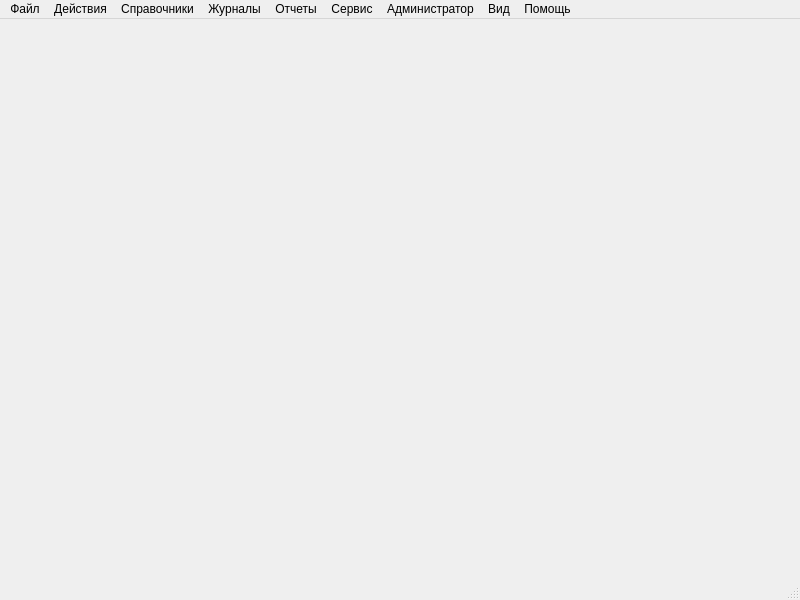
<?xml version="1.0" encoding="UTF-8"?>
<ui version="4.0">
 <class>uiMainWindow</class>
 <widget class="QMainWindow" name="uiMainWindow">
  <property name="geometry">
   <rect>
    <x>0</x>
    <y>0</y>
    <width>800</width>
    <height>600</height>
   </rect>
  </property>
  <property name="windowTitle">
   <string>MainWindow</string>
  </property>
  <property name="windowIcon">
   <iconset resource="resources.qrc">
    <normaloff>:/icons/icons/icon.ico</normaloff>:/icons/icons/icon.ico</iconset>
  </property>
  <widget class="QWidget" name="centralwidget"/>
  <widget class="QMenuBar" name="menubar">
   <property name="geometry">
    <rect>
     <x>0</x>
     <y>0</y>
     <width>800</width>
     <height>21</height>
    </rect>
   </property>
   <property name="sizePolicy">
    <sizepolicy hsizetype="MinimumExpanding" vsizetype="Maximum">
     <horstretch>0</horstretch>
     <verstretch>50</verstretch>
    </sizepolicy>
   </property>
   <property name="baseSize">
    <size>
     <width>0</width>
     <height>50</height>
    </size>
   </property>
   <widget class="QMenu" name="menuDicts">
    <property name="title">
     <string>Справочники</string>
    </property>
    <addaction name="openPluList"/>
    <addaction name="separator"/>
    <addaction name="openAgentsList"/>
    <addaction name="actFirms"/>
    <addaction name="action_60"/>
    <addaction name="action_61"/>
    <addaction name="action_40"/>
    <addaction name="separator"/>
    <addaction name="actionPrice"/>
    <addaction name="action_5"/>
    <addaction name="separator"/>
    <addaction name="action_9"/>
    <addaction name="action_37"/>
    <addaction name="action_35"/>
    <addaction name="separator"/>
    <addaction name="action_49"/>
   </widget>
   <widget class="QMenu" name="menuRegs">
    <property name="title">
     <string>Журналы</string>
    </property>
    <addaction name="action_26"/>
    <addaction name="action_27"/>
    <addaction name="action_30"/>
    <addaction name="separator"/>
    <addaction name="action_33"/>
    <addaction name="action_8"/>
    <addaction name="separator"/>
    <addaction name="actSaleDocs"/>
    <addaction name="actInDocs"/>
    <addaction name="separator"/>
    <addaction name="action_12"/>
    <addaction name="action_34"/>
    <addaction name="separator"/>
   </widget>
   <widget class="QMenu" name="menuHelp">
    <property name="title">
     <string>Помощь</string>
    </property>
    <addaction name="action_11"/>
    <addaction name="action_10"/>
    <addaction name="separator"/>
    <addaction name="action_Chameleon"/>
   </widget>
   <widget class="QMenu" name="menuFile">
    <property name="title">
     <string>Файл</string>
    </property>
    <addaction name="action_3"/>
   </widget>
   <widget class="QMenu" name="menuActions">
    <property name="title">
     <string>Действия</string>
    </property>
    <addaction name="actionPrint"/>
    <addaction name="actionPrintPreview"/>
    <addaction name="actionExportExcel"/>
    <addaction name="actionExportHTML"/>
   </widget>
   <widget class="QMenu" name="menuWindow">
    <property name="title">
     <string>Вид</string>
    </property>
    <addaction name="actCloseWindow"/>
    <addaction name="actCloseAllWindows"/>
    <addaction name="actOrderWindow"/>
    <addaction name="separator"/>
    <addaction name="actNextWindow"/>
    <addaction name="actPrevWindow"/>
    <addaction name="separator"/>
   </widget>
   <widget class="QMenu" name="menu_2">
    <property name="title">
     <string>Отчеты</string>
    </property>
    <addaction name="repStore"/>
    <addaction name="action_64"/>
    <addaction name="action_65"/>
    <addaction name="action_18"/>
    <addaction name="action_67"/>
    <addaction name="separator"/>
    <addaction name="action_31"/>
    <addaction name="action_42"/>
    <addaction name="separator"/>
    <addaction name="action_52"/>
    <addaction name="action_41"/>
    <addaction name="action_62"/>
    <addaction name="action_63"/>
    <addaction name="action_55"/>
    <addaction name="action_56"/>
    <addaction name="action_58"/>
    <addaction name="action_54"/>
    <addaction name="separator"/>
    <addaction name="action_50"/>
    <addaction name="action_53"/>
    <addaction name="action_57"/>
   </widget>
   <widget class="QMenu" name="menu">
    <property name="title">
     <string>Администратор</string>
    </property>
    <addaction name="serviceActionFastfood"/>
    <addaction name="serviceActionRestaurant"/>
    <addaction name="action_51"/>
    <addaction name="action_59"/>
    <addaction name="separator"/>
    <addaction name="action_46"/>
    <addaction name="action_43"/>
    <addaction name="action_17"/>
    <addaction name="separator"/>
    <addaction name="action_44"/>
    <addaction name="action_45"/>
    <addaction name="separator"/>
    <addaction name="action"/>
    <addaction name="action_39"/>
    <addaction name="separator"/>
    <addaction name="action_70"/>
   </widget>
   <widget class="QMenu" name="menu_3">
    <property name="title">
     <string>Сервис</string>
    </property>
    <addaction name="action_20"/>
    <addaction name="action_22"/>
    <addaction name="action_24"/>
    <addaction name="separator"/>
    <addaction name="actConfig"/>
    <addaction name="action_36"/>
    <addaction name="action_23"/>
    <addaction name="separator"/>
    <addaction name="actionTest"/>
    <addaction name="actionLog"/>
    <addaction name="action_66"/>
    <addaction name="action_69"/>
    <addaction name="action_68"/>
   </widget>
   <addaction name="menuFile"/>
   <addaction name="menuActions"/>
   <addaction name="menuDicts"/>
   <addaction name="menuRegs"/>
   <addaction name="menu_2"/>
   <addaction name="menu_3"/>
   <addaction name="menu"/>
   <addaction name="menuWindow"/>
   <addaction name="menuHelp"/>
  </widget>
  <widget class="QStatusBar" name="statusbar"/>
  <action name="openPluList">
   <property name="text">
    <string>Товары</string>
   </property>
   <property name="shortcut">
    <string>Alt+W</string>
   </property>
   <property name="priority">
    <enum>QAction::HighPriority</enum>
   </property>
   <property name="newMdi" stdset="0">
    <string>/admin/dictPlu_list.ui</string>
   </property>
  </action>
  <action name="actSaleDocs">
   <property name="text">
    <string>Расходные накладные</string>
   </property>
   <property name="newMdi" stdset="0">
    <string>/admin/docs/doclist_unodoc.ui</string>
   </property>
   <property name="docType" stdset="0">
    <string>5</string>
   </property>
  </action>
  <action name="actInDocs">
   <property name="text">
    <string>Приходные накладные</string>
   </property>
   <property name="newMdi" stdset="0">
    <string>/admin/docs/doclist_unodoc.ui</string>
   </property>
   <property name="docType" stdset="0">
    <string>1</string>
   </property>
  </action>
  <action name="actCloseWindow">
   <property name="text">
    <string>Закрыть окно</string>
   </property>
  </action>
  <action name="actCloseAllWindows">
   <property name="text">
    <string>Закрыть все окна</string>
   </property>
  </action>
  <action name="actOrderWindow">
   <property name="text">
    <string>Упорядочить окна</string>
   </property>
  </action>
  <action name="actNextWindow">
   <property name="text">
    <string>Следующее</string>
   </property>
  </action>
  <action name="actPrevWindow">
   <property name="text">
    <string>Предыдущее</string>
   </property>
  </action>
  <action name="openAgentsList">
   <property name="text">
    <string>Контрагенты</string>
   </property>
   <property name="shortcut">
    <string>Alt+A</string>
   </property>
   <property name="newMdi" stdset="0">
    <string>/admin/dictAgents_list.ui</string>
   </property>
  </action>
  <action name="action_4">
   <property name="text">
    <string>Единицы измерения</string>
   </property>
   <property name="newMdi" stdset="0">
    <string>/admin/units.ui</string>
   </property>
  </action>
  <action name="action_5">
   <property name="enabled">
    <bool>false</bool>
   </property>
   <property name="text">
    <string>Валюты</string>
   </property>
   <property name="Hidden" stdset="0">
    <bool>true</bool>
   </property>
  </action>
  <action name="action_6">
   <property name="text">
    <string>Места хранения</string>
   </property>
  </action>
  <action name="actionPrice">
   <property name="enabled">
    <bool>true</bool>
   </property>
   <property name="text">
    <string>Прайс-листы</string>
   </property>
   <property name="shortcut">
    <string>Alt+P</string>
   </property>
   <property name="newMdi" stdset="0">
    <string>/admin/dictEdit.ui</string>
   </property>
   <property name="dict" stdset="0">
    <string>dictPrice</string>
   </property>
   <property name="dictName" stdset="0">
    <string>Прайс-листы</string>
   </property>
   <property name="filter" stdset="0">
    <string>parId=0</string>
   </property>
  </action>
  <action name="action_9">
   <property name="enabled">
    <bool>false</bool>
   </property>
   <property name="text">
    <string>Меню</string>
   </property>
   <property name="Hidden" stdset="0">
    <bool>true</bool>
   </property>
  </action>
  <action name="action_Chameleon">
   <property name="text">
    <string>О программе Chameleon</string>
   </property>
   <property name="newMdi" stdset="0">
    <string>/admin/about.ui</string>
   </property>
  </action>
  <action name="action_10">
   <property name="text">
    <string>Помощь бухгалтерия</string>
   </property>
   <property name="Hidden" stdset="0">
    <bool>true</bool>
   </property>
  </action>
  <action name="action_11">
   <property name="text">
    <string>Помощь фронт-офис</string>
   </property>
   <property name="Hidden" stdset="0">
    <bool>true</bool>
   </property>
  </action>
  <action name="action_13">
   <property name="text">
    <string>Перемещения</string>
   </property>
  </action>
  <action name="action_14">
   <property name="text">
    <string>Банковская выписка</string>
   </property>
  </action>
  <action name="serviceActionTest">
   <property name="text">
    <string>test</string>
   </property>
   <property name="shortcut">
    <string>Alt+T</string>
   </property>
   <property name="newMdi" stdset="0">
    <string>/admin/test.ui</string>
   </property>
  </action>
  <action name="actConfig">
   <property name="text">
    <string>Конфигурация</string>
   </property>
   <property name="newMdi" stdset="0">
    <string>/admin/config.ui</string>
   </property>
   <property name="Hidden" stdset="0">
    <bool>true</bool>
   </property>
  </action>
  <action name="serviceActionRestaurant">
   <property name="enabled">
    <bool>true</bool>
   </property>
   <property name="text">
    <string>Ресторан</string>
   </property>
   <property name="shortcut">
    <string>Alt+R</string>
   </property>
   <property name="newMdi" stdset="0">
    <string>/restaurant/restaurant.ui</string>
   </property>
   <property name="Hidden" stdset="0">
    <bool>true</bool>
   </property>
  </action>
  <action name="actFirms">
   <property name="text">
    <string>Фирмы</string>
   </property>
   <property name="newMdi" stdset="0">
    <string>/admin/dictEdit.ui</string>
   </property>
   <property name="dictName" stdset="0">
    <string>Фирмы</string>
   </property>
   <property name="dict" stdset="0">
    <string>dictFirms</string>
   </property>
  </action>
  <action name="repStore">
   <property name="text">
    <string>Остатки товаров на складе</string>
   </property>
   <property name="newMdi" stdset="0">
    <string>/admin/reports/rep_store.ui</string>
   </property>
   <property name="iconfile" stdset="0">
    <string>/admin/reports/rep_store.ui</string>
   </property>
  </action>
  <action name="action_3">
   <property name="checkable">
    <bool>true</bool>
   </property>
   <property name="text">
    <string>Выход</string>
   </property>
   <property name="newMdi" stdset="0">
    <string>/admin/exit.ui</string>
   </property>
  </action>
  <action name="serviceActionFastfood">
   <property name="enabled">
    <bool>true</bool>
   </property>
   <property name="text">
    <string>Фастфуд</string>
   </property>
   <property name="shortcut">
    <string>Alt+F</string>
   </property>
   <property name="newMdi" stdset="0">
    <string>/fastfood/fastfood.ui</string>
   </property>
   <property name="Hidden" stdset="0">
    <bool>false</bool>
   </property>
  </action>
  <action name="action_7">
   <property name="text">
    <string>Розничные продажи</string>
   </property>
  </action>
  <action name="action_12">
   <property name="text">
    <string>Розничные продажи</string>
   </property>
   <property name="newMdi" stdset="0">
    <string>/admin/docs/doclist_retail.ui</string>
   </property>
   <property name="docType" stdset="0">
    <string>4</string>
   </property>
  </action>
  <action name="action_8">
   <property name="text">
    <string>Платежные документы</string>
   </property>
   <property name="newMdi" stdset="0">
    <string>/admin/docs/doclist_pay.ui</string>
   </property>
   <property name="docType" stdset="0">
    <string>0</string>
   </property>
  </action>
  <action name="action_15">
   <property name="text">
    <string>Группы товаров в продаже</string>
   </property>
   <property name="newMdi" stdset="0">
    <string>/admin_pos/plugroupsinsale.ui</string>
   </property>
  </action>
  <action name="action_17">
   <property name="enabled">
    <bool>true</bool>
   </property>
   <property name="text">
    <string>Причины отказа от заказа</string>
   </property>
   <property name="newMdi" stdset="0">
    <string>/admin/dictEdit.ui</string>
   </property>
   <property name="dict" stdset="0">
    <string>dictSubkonto</string>
   </property>
   <property name="dictName" stdset="0">
    <string>Причины возвратов</string>
   </property>
   <property name="filter" stdset="0">
    <string>iddoctype='10'</string>
   </property>
  </action>
  <action name="action_18">
   <property name="text">
    <string>Движение товара по складу</string>
   </property>
   <property name="newMdi" stdset="0">
    <string>/admin/reports/rep_plumove.ui</string>
   </property>
  </action>
  <action name="action_19">
   <property name="text">
    <string>Движение товара</string>
   </property>
  </action>
  <action name="action_16">
   <property name="text">
    <string>Подсчет остатков</string>
   </property>
  </action>
  <action name="action_20">
   <property name="text">
    <string>Расчет итогов</string>
   </property>
   <property name="newMdi" stdset="0">
    <string>/admin/calcresults.ui</string>
   </property>
  </action>
  <action name="action_21">
   <property name="text">
    <string>Расшифровка движения товара</string>
   </property>
   <property name="newMdi" stdset="0">
    <string>/admin/reports/rep_plumove_wide.ui</string>
   </property>
  </action>
  <action name="action_22">
   <property name="text">
    <string>Закрыть период</string>
   </property>
   <property name="newMdi" stdset="0">
    <string>/admin/closeperiod.ui</string>
   </property>
   <property name="Hidden" stdset="0">
    <bool>true</bool>
   </property>
  </action>
  <action name="action_23">
   <property name="text">
    <string>Обслуживание Базы Данных</string>
   </property>
   <property name="newMdi" stdset="0">
    <string>/admin/dbservice.ui</string>
   </property>
  </action>
  <action name="action_24">
   <property name="text">
    <string>Открыть период</string>
   </property>
   <property name="newMdi" stdset="0">
    <string>/admin/periods.ui</string>
   </property>
   <property name="Hidden" stdset="0">
    <bool>true</bool>
   </property>
  </action>
  <action name="action_25">
   <property name="text">
    <string>Взаиморасчеты с клиентом</string>
   </property>
   <property name="newMdi" stdset="0">
    <string>/admin/reports/rep_agentmove.ui</string>
   </property>
  </action>
  <action name="action_28">
   <property name="text">
    <string>Счета-факутры</string>
   </property>
   <property name="newMdi" stdset="0">
    <string>/admin/docs/doclist_unodoc.ui</string>
   </property>
   <property name="docType" stdset="0">
    <string>15</string>
   </property>
  </action>
  <action name="action_29">
   <property name="text">
    <string>Ввод остатков</string>
   </property>
  </action>
  <action name="action_30">
   <property name="text">
    <string>Складские документы</string>
   </property>
   <property name="newMdi" stdset="0">
    <string>/admin/docs/doclist_store.ui</string>
   </property>
   <property name="docType" stdset="0">
    <string>3</string>
   </property>
  </action>
  <action name="action_26">
   <property name="text">
    <string>Документы поставщиков</string>
   </property>
   <property name="newMdi" stdset="0">
    <string>/admin/docs/doclist_agent.ui</string>
   </property>
   <property name="docType" stdset="0">
    <string>2</string>
   </property>
  </action>
  <action name="action_27">
   <property name="text">
    <string>Документы покупателей</string>
   </property>
   <property name="newMdi" stdset="0">
    <string>/admin/docs/doclist_agent.ui</string>
   </property>
   <property name="docType" stdset="0">
    <string>1</string>
   </property>
  </action>
  <action name="action_31">
   <property name="text">
    <string>Дебиторская задолженность</string>
   </property>
   <property name="newMdi" stdset="0">
    <string>/admin/reports/rep_deb.ui</string>
   </property>
  </action>
  <action name="action_32">
   <property name="text">
    <string>Администрирование</string>
   </property>
   <property name="newMdi" stdset="0">
    <string>/admin/admin.ui</string>
   </property>
  </action>
  <action name="action_33">
   <property name="text">
    <string>Работа со складом</string>
   </property>
   <property name="newMdi" stdset="0">
    <string>/admin/docs/doclist_paydocs.ui</string>
   </property>
   <property name="docType" stdset="0">
    <string>5</string>
   </property>
   <property name="Hidden" stdset="0">
    <bool>false</bool>
   </property>
  </action>
  <action name="action_34">
   <property name="text">
    <string>Производственные документы</string>
   </property>
   <property name="Hidden" stdset="0">
    <bool>false</bool>
   </property>
  </action>
  <action name="action_35">
   <property name="text">
    <string>Конфигурация залов</string>
   </property>
   <property name="newMdi" stdset="0">
    <string>/restaurant/mapedit.ui</string>
   </property>
   <property name="Hidden" stdset="0">
    <bool>true</bool>
   </property>
  </action>
  <action name="action_37">
   <property name="text">
    <string>Залы</string>
   </property>
   <property name="newMdi" stdset="0">
    <string>/restaurant/hallslist.ui</string>
   </property>
   <property name="Hidden" stdset="0">
    <bool>true</bool>
   </property>
  </action>
  <action name="action_36">
   <property name="text">
    <string>Пользователи</string>
   </property>
   <property name="newMdi" stdset="0">
    <string>/admin/dictEdit.ui</string>
   </property>
   <property name="dict" stdset="0">
    <string>dictUsers</string>
   </property>
   <property name="dictName" stdset="0">
    <string>Пользователи</string>
   </property>
  </action>
  <action name="action_2">
   <property name="enabled">
    <bool>false</bool>
   </property>
   <property name="text">
    <string>Розничная торговля</string>
   </property>
  </action>
  <action name="action">
   <property name="text">
    <string>Дисконтная система</string>
   </property>
   <property name="newMdi" stdset="0">
    <string>/admin/discount.ui</string>
   </property>
  </action>
  <action name="action_39">
   <property name="text">
    <string>Бонусная система</string>
   </property>
   <property name="newMdi" stdset="0">
    <string>/admin/bonus.ui</string>
   </property>
   <property name="Visible" stdset="0">
    <bool>true</bool>
   </property>
  </action>
  <action name="action_38">
   <property name="text">
    <string>Возвраты товара</string>
   </property>
   <property name="newMdi" stdset="0">
    <string>/admin/docs/doclist_unodoc.ui</string>
   </property>
   <property name="docType" stdset="0">
    <string>10</string>
   </property>
  </action>
  <action name="action_40">
   <property name="text">
    <string>Субконто документов</string>
   </property>
   <property name="newMdi" stdset="0">
    <string>/admin/dictSubkonto.ui</string>
   </property>
   <property name="Hidden" stdset="0">
    <bool>false</bool>
   </property>
  </action>
  <action name="actionExportExcel">
   <property name="enabled">
    <bool>false</bool>
   </property>
   <property name="text">
    <string>Экспорт в Excel</string>
   </property>
   <property name="execFormScript" stdset="0">
    <string>Export(&quot;xls&quot;);</string>
   </property>
  </action>
  <action name="actionPrint">
   <property name="enabled">
    <bool>false</bool>
   </property>
   <property name="text">
    <string>Печать</string>
   </property>
   <property name="shortcut">
    <string>Ctrl+P</string>
   </property>
   <property name="execFormScript" stdset="0">
    <string>print();</string>
   </property>
  </action>
  <action name="actionPrintPreview">
   <property name="enabled">
    <bool>false</bool>
   </property>
   <property name="text">
    <string>Предпросмотр печати</string>
   </property>
   <property name="execFormScript" stdset="0">
    <string>printpreview();</string>
   </property>
  </action>
  <action name="actionExportHTML">
   <property name="enabled">
    <bool>false</bool>
   </property>
   <property name="text">
    <string>Экспорт в HTML</string>
   </property>
   <property name="execFormScript" stdset="0">
    <string>Export(&quot;html&quot;);</string>
   </property>
  </action>
  <action name="actionTest">
   <property name="text">
    <string>test</string>
   </property>
   <property name="newMdi" stdset="0">
    <string>/admin/test.ui</string>
   </property>
   <property name="Hidden" stdset="0">
    <bool>false</bool>
   </property>
  </action>
  <action name="action_41">
   <property name="text">
    <string>Сводный по операциям</string>
   </property>
   <property name="newMdi" stdset="0">
    <string>/admin/reports/rep_documents.ui</string>
   </property>
  </action>
  <action name="action_42">
   <property name="text">
    <string>Анализ задолженности</string>
   </property>
   <property name="newMdi" stdset="0">
    <string>/admin/reports/rep_debdecode.ui</string>
   </property>
  </action>
  <action name="action_46">
   <property name="text">
    <string>Модификаторы</string>
   </property>
   <property name="newMdi" stdset="0">
    <string>/admin_pos/modificators.ui</string>
   </property>
  </action>
  <action name="action_43">
   <property name="text">
    <string>Примечания</string>
   </property>
   <property name="newMdi" stdset="0">
    <string>/admin_pos/descriptions.ui</string>
   </property>
  </action>
  <action name="action_44">
   <property name="text">
    <string>Наборы ингридиентов</string>
   </property>
   <property name="newMdi" stdset="0">
    <string>/admin_pos/ingridients.ui</string>
   </property>
  </action>
  <action name="action_45">
   <property name="text">
    <string>Бесплатные ингридиенты</string>
   </property>
   <property name="newMdi" stdset="0">
    <string>/admin_pos/free_ingridients.ui</string>
   </property>
  </action>
  <action name="action_47">
   <property name="text">
    <string>Визуализация ингридинетов</string>
   </property>
   <property name="newMdi" stdset="0">
    <string>/admin_pos/ingridients_groups.ui</string>
   </property>
  </action>
  <action name="action_49">
   <property name="text">
    <string>Гарантиные листы</string>
   </property>
   <property name="newMdi" stdset="0">
    <string>/admin/guarantee_search.ui</string>
   </property>
   <property name="Hidden" stdset="0">
    <bool>true</bool>
   </property>
  </action>
  <action name="actionLog">
   <property name="text">
    <string>LOG документов</string>
   </property>
   <property name="shortcut">
    <string>Ctrl+Alt+Shift+L</string>
   </property>
   <property name="Hidden" stdset="0">
    <bool>false</bool>
   </property>
   <property name="newMdi" stdset="0">
    <string>/admin/changeslog.ui</string>
   </property>
  </action>
  <action name="action_50">
   <property name="text">
    <string>Анализ себестоимостей</string>
   </property>
   <property name="newMdi" stdset="0">
    <string>/admin/reports/rep_costanal.ui</string>
   </property>
  </action>
  <action name="action_48">
   <property name="text">
    <string>Меню - изменение цен</string>
   </property>
   <property name="newMdi" stdset="0">
    <string>/admin_pos/menusprices.ui</string>
   </property>
  </action>
  <action name="action_51">
   <property name="text">
    <string>Редактор меню</string>
   </property>
   <property name="newMdi" stdset="0">
    <string>/admin_pos/menusedit.ui</string>
   </property>
   <property name="Hidden" stdset="0">
    <bool>true</bool>
   </property>
  </action>
  <action name="action_53">
   <property name="enabled">
    <bool>false</bool>
   </property>
   <property name="text">
    <string>Средняя цена закупки</string>
   </property>
  </action>
  <action name="action_54">
   <property name="enabled">
    <bool>false</bool>
   </property>
   <property name="text">
    <string>Торговый баланс</string>
   </property>
  </action>
  <action name="action_55">
   <property name="enabled">
    <bool>false</bool>
   </property>
   <property name="text">
    <string>Анализ прибыли</string>
   </property>
  </action>
  <action name="action_56">
   <property name="enabled">
    <bool>false</bool>
   </property>
   <property name="text">
    <string>Анализ расходов</string>
   </property>
  </action>
  <action name="action_57">
   <property name="enabled">
    <bool>false</bool>
   </property>
   <property name="text">
    <string>Списания продукции</string>
   </property>
  </action>
  <action name="action_58">
   <property name="enabled">
    <bool>true</bool>
   </property>
   <property name="text">
    <string>Финансовый отчет</string>
   </property>
   <property name="newMdi" stdset="0">
    <string>/admin/reports/rep_finance.ui</string>
   </property>
  </action>
  <action name="action_60">
   <property name="text">
    <string>Рассчетные счета</string>
   </property>
   <property name="newMdi" stdset="0">
    <string>/admin/dictEdit.ui</string>
   </property>
   <property name="dictName" stdset="0">
    <string>Расчетные счета</string>
   </property>
   <property name="dict" stdset="0">
    <string>dictAccounts</string>
   </property>
   <property name="filter" stdset="0">
    <string>idFirm=0</string>
   </property>
  </action>
  <action name="action_61">
   <property name="text">
    <string>Места хранения</string>
   </property>
   <property name="newMdi" stdset="0">
    <string>/admin/dictEdit.ui</string>
   </property>
   <property name="dictName" stdset="0">
    <string>Места хранения</string>
   </property>
   <property name="dict" stdset="0">
    <string>dictStores</string>
   </property>
   <property name="filter" stdset="0">
    <string>idFirm=0</string>
   </property>
  </action>
  <action name="action_52">
   <property name="text">
    <string>Отчет о продажах</string>
   </property>
   <property name="newMdi" stdset="0">
    <string>/admin/reports/rep_sales.ui</string>
   </property>
  </action>
  <action name="action_59">
   <property name="text">
    <string>Прайс-лист</string>
   </property>
   <property name="newMdi" stdset="0">
    <string>/admin/dictPrice_edit.ui</string>
   </property>
   <property name="Hidden" stdset="0">
    <bool>false</bool>
   </property>
  </action>
  <action name="action_62">
   <property name="text">
    <string>Остатки денежных средств</string>
   </property>
   <property name="newMdi" stdset="0">
    <string>/admin/reports/rep_accounts.ui</string>
   </property>
  </action>
  <action name="action_63">
   <property name="text">
    <string>Движение денежных средств</string>
   </property>
   <property name="newMdi" stdset="0">
    <string>/admin/reports/rep_payments.ui</string>
   </property>
  </action>
  <action name="action_64">
   <property name="text">
    <string>Товарные документы</string>
   </property>
   <property name="newMdi" stdset="0">
    <string>/admin/reports/rep_pludocs.ui</string>
   </property>
  </action>
  <action name="action_65">
   <property name="text">
    <string>Товарная ведомость</string>
   </property>
   <property name="newMdi" stdset="0">
    <string>/admin/reports/rep_plustatements.ui</string>
   </property>
   <property name="Hidden" stdset="0">
    <bool>false</bool>
   </property>
  </action>
  <action name="action_66">
   <property name="text">
    <string>Настройки</string>
   </property>
   <property name="newMdi" stdset="0">
    <string>/admin/config.ui</string>
   </property>
  </action>
  <action name="action_67">
   <property name="text">
    <string>Партии товаров</string>
   </property>
   <property name="newMdi" stdset="0">
    <string>/admin/reports/rep_pluparties.ui</string>
   </property>
  </action>
  <action name="action_68">
   <property name="text">
    <string>Экспорт справочников</string>
   </property>
   <property name="newMdi" stdset="0">
    <string>/admin/export.ui</string>
   </property>
  </action>
  <action name="action_69">
   <property name="text">
    <string>Синхронизация справочников</string>
   </property>
   <property name="newMdi" stdset="0">
    <string>/admin/sync.ui</string>
   </property>
  </action>
  <action name="action_70">
   <property name="text">
    <string>Места приготовления</string>
   </property>
   <property name="newMdi" stdset="0">
    <string>/admin_pos/kitchens.ui</string>
   </property>
  </action>
 </widget>
 <resources>
  <include location="resources.qrc"/>
 </resources>
 <connections/>
</ui>
